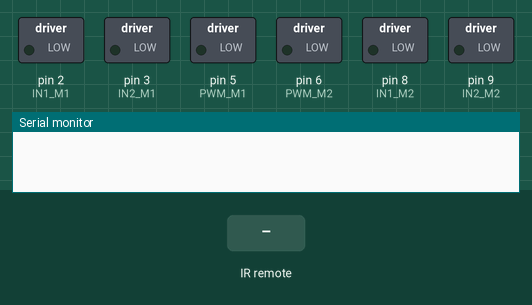
A sketch run on a simulated Arduino Uno, built with avr-gcc and run on an emulated ATmega328P. Shown: switched loads named in the sketch (green lamp = pin HIGH), the last lines printed to the serial monitor. Inputs (shaded band) come from the test bench.

Above: at 1.2 s.
1.3 s: infrared code 0xFD807F received
At 2.5 s:
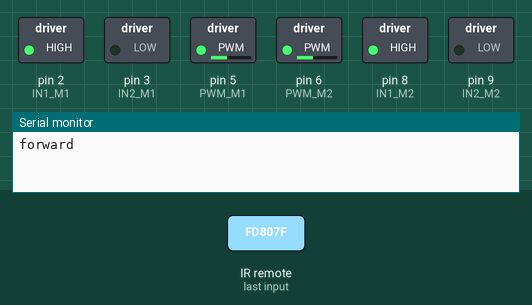
2.8 s: infrared code 0xFD20DF received
At 3.8 s:
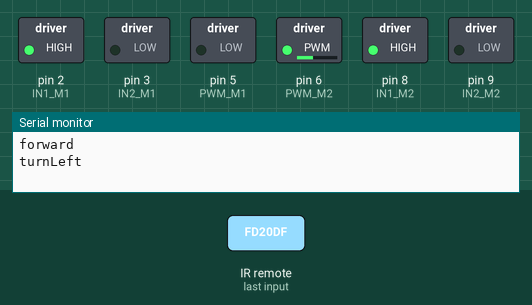
4.3 s: infrared code 0xFDA05F received
At 4.9 s:
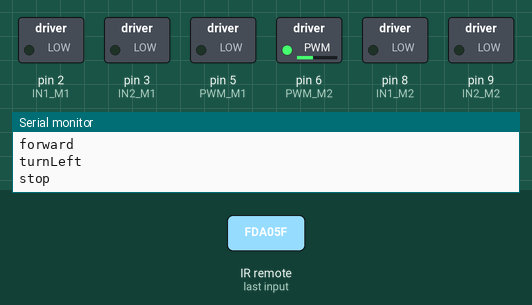
5.8 s: infrared code 0xFD609F received
At 7.0 s:
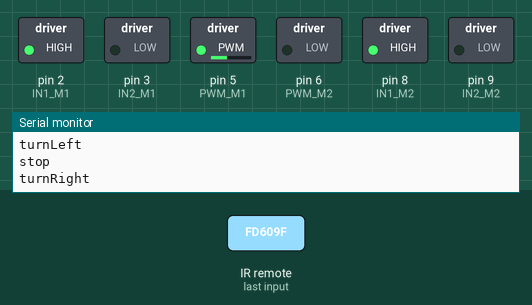
7.3 s: infrared code 0xFD906F received
At 8.4 s:
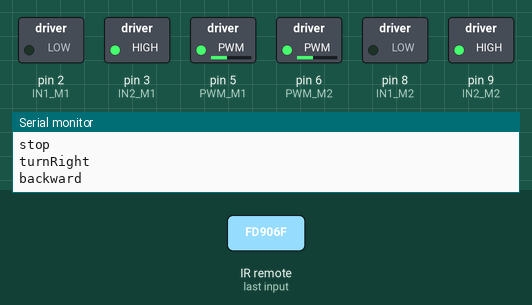
8.8 s: infrared code 0xFDA05F received
At 9.5 s:
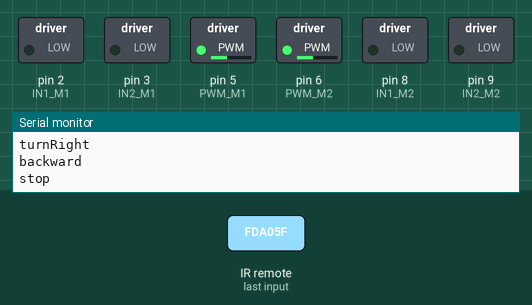
Timing chart, 0 to 11.3 s (numbered marks = the images above; inputs shaded):
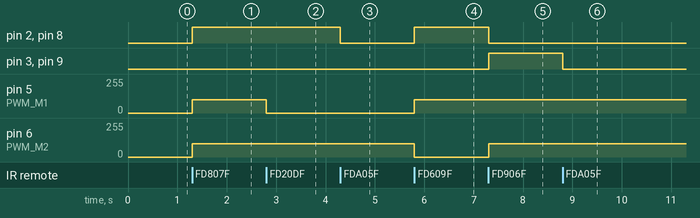

The sketch:

arduino_rc_robot1.ino
```cpp
#include <IRremote.h>


IRrecv rc(11);
decode_results results;


const int PWM_M1 = 5;
const int IN1_M1 = 2;
const int IN2_M1 = 3;

const int PWM_M2 = 6;
const int IN1_M2 = 8;
const int IN2_M2 = 9;

int speed = 100;

void setup(){
  Serial.begin(9600);
  rc.enableIRIn();

  pinMode(PWM_M1,OUTPUT);
  pinMode(PWM_M2,OUTPUT);

  pinMode(IN1_M1,OUTPUT);
  pinMode(IN2_M1,OUTPUT);

  pinMode(IN1_M2,OUTPUT);
  pinMode(IN2_M2,OUTPUT);
}

void loop(){
  if (rc.decode(&results)){


    	switch(results.value){
          case 0xFD00FF://power
          break;
          case 0xFD807F://vol+
          	forward();
          break;
          case 0xFD40BF://func/stop
          break;
          case 0xFD20DF://|<<
          	turnLeft();
          break;
          case 0xFDA05F://>||
          	stop();
          break ;
          case 0xFD609F://>>|
           turnRight();
          break ;
          case 0xFD10EF://down arrow
          	speedDown();
          break ;
          case 0xFD906F://vol-
          	backward();
          break ;
          case 0xFD50AF://up arrow
          	speedUp();
          break ;


        }
       rc.resume();
  }
}


void forward(){
  Serial.println("forward");
  analogWrite(PWM_M1, speed);
  analogWrite(PWM_M2, speed);

  digitalWrite(IN1_M1, HIGH);
  digitalWrite(IN2_M1, LOW);

  digitalWrite(IN1_M2, HIGH);
  digitalWrite(IN2_M2, LOW);
}

void backward(){
  Serial.println("backward");
  analogWrite(PWM_M1, speed);
  analogWrite(PWM_M2, speed);

  digitalWrite(IN1_M1, LOW);
  digitalWrite(IN2_M1, HIGH);

  digitalWrite(IN1_M2, LOW);
  digitalWrite(IN2_M2, HIGH);
}

void turnLeft(){
  Serial.println("turnLeft");
  analogWrite(PWM_M1, 0);
  analogWrite(PWM_M2, speed);

  digitalWrite(IN1_M1, HIGH);
  digitalWrite(IN2_M1, LOW);

  digitalWrite(IN1_M2, HIGH);
  digitalWrite(IN2_M2, LOW);
}

void turnRight(){
  Serial.println("turnRight");
  analogWrite(PWM_M1, speed);
  analogWrite(PWM_M2, 0);

  digitalWrite(IN1_M1, HIGH);
  digitalWrite(IN2_M1, LOW);

  digitalWrite(IN1_M2, HIGH);
  digitalWrite(IN2_M2, LOW);
}

void stop(){
  Serial.println("stop");
  digitalWrite(IN1_M1, LOW);
  digitalWrite(IN2_M1, LOW);

  digitalWrite(IN1_M2, LOW);
  digitalWrite(IN2_M2, LOW);
}

void speedUp(){
  Serial.println("speedUp");
  speed+=10;
  if(speed>255) speed =255;
  analogWrite(PWM_M1, speed);
  analogWrite(PWM_M2, speed);
}

void speedDown(){
  Serial.println("speedDown");
  speed-=10;
  if(speed<0) speed =0;
  analogWrite(PWM_M1, speed);
  analogWrite(PWM_M2, speed);
}
```

Measured:
- after the input at 1.3 s, pin 2 (IN1_M1), pin 8 (IN1_M2): LOW → HIGH at once; pin 5 (PWM_M1), pin 6 (PWM_M2): 0/255 → 100/255 at once
- after the input at 2.8 s, pin 5 (PWM_M1): 100/255 → 0/255 at once
- after the input at 4.3 s, pin 2 (IN1_M1), pin 8 (IN1_M2): HIGH → LOW at once
- after the input at 5.8 s, pin 2 (IN1_M1), pin 8 (IN1_M2): LOW → HIGH at once; pin 5 (PWM_M1): 0/255 → 100/255 at once; pin 6 (PWM_M2): 100/255 → 0/255 at once
- after the input at 7.3 s, pin 2 (IN1_M1), pin 8 (IN1_M2): HIGH → LOW at once; pin 3 (IN2_M1), pin 9 (IN2_M2): LOW → HIGH at once; pin 6 (PWM_M2): 0/255 → 100/255 at once
- after the input at 8.8 s, pin 3 (IN2_M1), pin 9 (IN2_M2): HIGH → LOW at once
